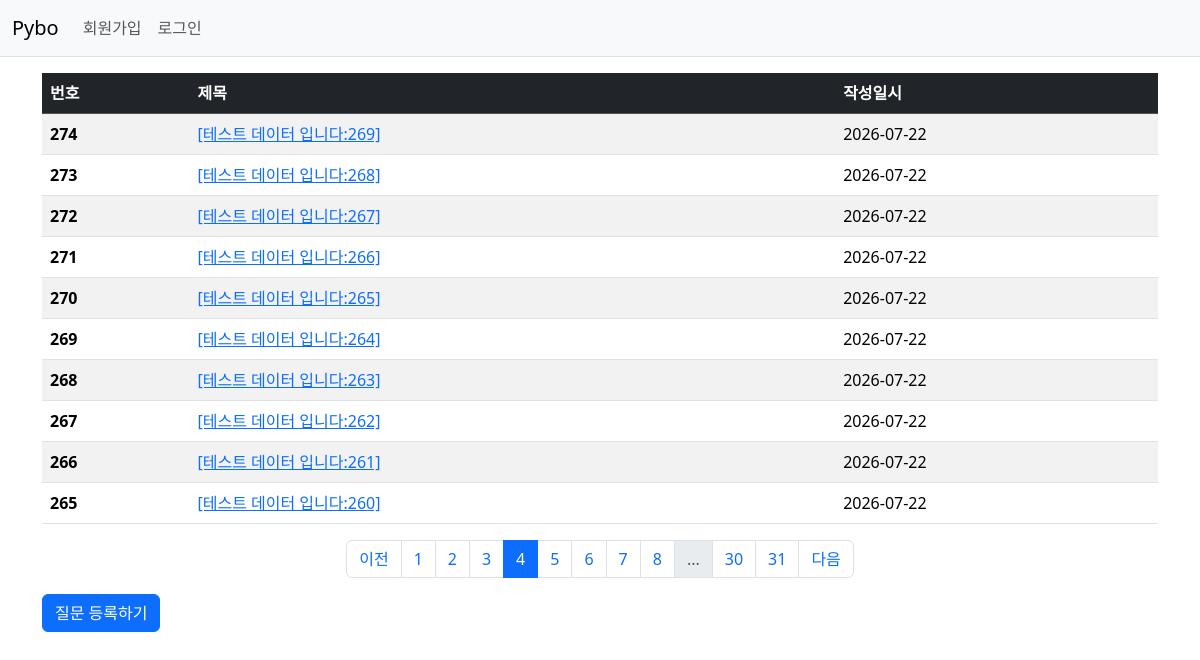
Screenshot of /question/list/?page=4 with the database file from the repository.
### pybo/models.py (models this page shows)
class Question(db.Model):
    id = db.Column(db.Integer, primary_key=True)
    subject = db.Column(db.String(200), nullable=False)
    content = db.Column(db.Text(), nullable=False)
    create_date = db.Column(db.DateTime(), nullable=False)

### pybo/views/question_views.py (the view)
@bp.route('/list/')
def _list():
    page = request.args.get('page', type=int, default=1)
    question_list = Question.query.order_by(Question.create_date.desc()).paginate(page=page,per_page=10)
    return render_template('question/question_list.html', question_list=question_list, datetime=datetime)

### pybo/templates/question/question_list.html (shortened to what this page needs)
{% extends 'base.html' %}
{% block content %}
<div class="container my-3">
    <table class="table table-striped">
        <thead>
            <tr class="table-dark">
                <th scope="col">번호</th>
                <th scope="col">제목</th>
                <th scope="col">작성일시</th>
            </tr>
        </thead>
        <tbody>
            {% if question_list %}
            {% for question in question_list.items %}
            <tr>
                <th scope="row">{{ question_list.total - ((question_list.page -1)*question_list.per_page) - loop.index0 }}</th>
                <td><a href="{{url_for('question.detail', question_id=question.id)}}">{{ question.subject }}</a>
                </td>
                {% if question.create_date.date() == datetime.now().date() %}
                <td>{{ question.create_date|datetime }}</td>
                {% else %}
                <td>{{ question.create_date.date() }}</td>
                {% endif %}
            </tr>
            {% endfor %}
            {% else %}
            <tr>
                <td colspan="3">질문이 없습니다.</td>
            </tr>
            {% endif %}
        </tbody>
    </table>
    <ul class="pagination justify-content-center">
        {% if question_list.has_prev %}
        <li class="page-item">
            <a class="page-link" href="?page={{ question_list.prev_num }}">이전</a>
        </li>
        {% else %}
        <li class="page-item disabled">
            <a class="page-link" tabindex="-1" aria-disabled="true" href="#">이전</a>
        </li>
        {% endif %}
        {% for page_num in question_list.iter_pages() %}
            {% if page_num %}
                {% if page_num != question_list.page %}
        <li class="page-item">
            <a class="page-link" href="?page={{page_num}}">{{ page_num }}</a>
        </li>
                {% else %}
        <li class="page-item active">
            <a class="page-link" href="#" aria-current="page">{{page_num}}</a>
        </li>
                {% endif %}
            {% else %}
        <li class="page-item disabled">
            <a class="page-link" href="#">...</a>
        </li>
            {% endif %}
        {% endfor %}
        {% if question_list.has_next %}
        <li class="page-item">
            <a class="page-link" href="?page={{question_list.next_num}}">다음</a>
        </li>
        {% else %}
        <li class="page-item disabled">
            <a class="page-link" tabindex="-1" aria-disabled="true" href="#">다음</a>
        </li>
        {% endif %}
    </ul>
    <a href="{{ url_for('question.create')}}" class="btn btn-primary">질문 등록하기</a>
</div>
{% endblock %}

### rows the page displays
Question: id "274", subject "[테스트 데이터 입니다:269]", create_date "2026-07-22"
Question: id "273", subject "[테스트 데이터 입니다:268]", create_date "2026-07-22"
Question: id "272", subject "[테스트 데이터 입니다:267]", create_date "2026-07-22"
Question: id "271", subject "[테스트 데이터 입니다:266]", create_date "2026-07-22"
Question: id "270", subject "[테스트 데이터 입니다:265]", create_date "2026-07-22"
Question: id "269", subject "[테스트 데이터 입니다:264]", create_date "2026-07-22"
Question: id "268", subject "[테스트 데이터 입니다:263]", create_date "2026-07-22"
Question: id "267", subject "[테스트 데이터 입니다:262]", create_date "2026-07-22"
Question: id "266", subject "[테스트 데이터 입니다:261]", create_date "2026-07-22"
Question: id "265", subject "[테스트 데이터 입니다:260]", create_date "2026-07-22"

### other values shown
{{ page_num }} "1" "2" "3" "5" "6" "7" "8" "30" "31"
{{ page_num }} "4"
